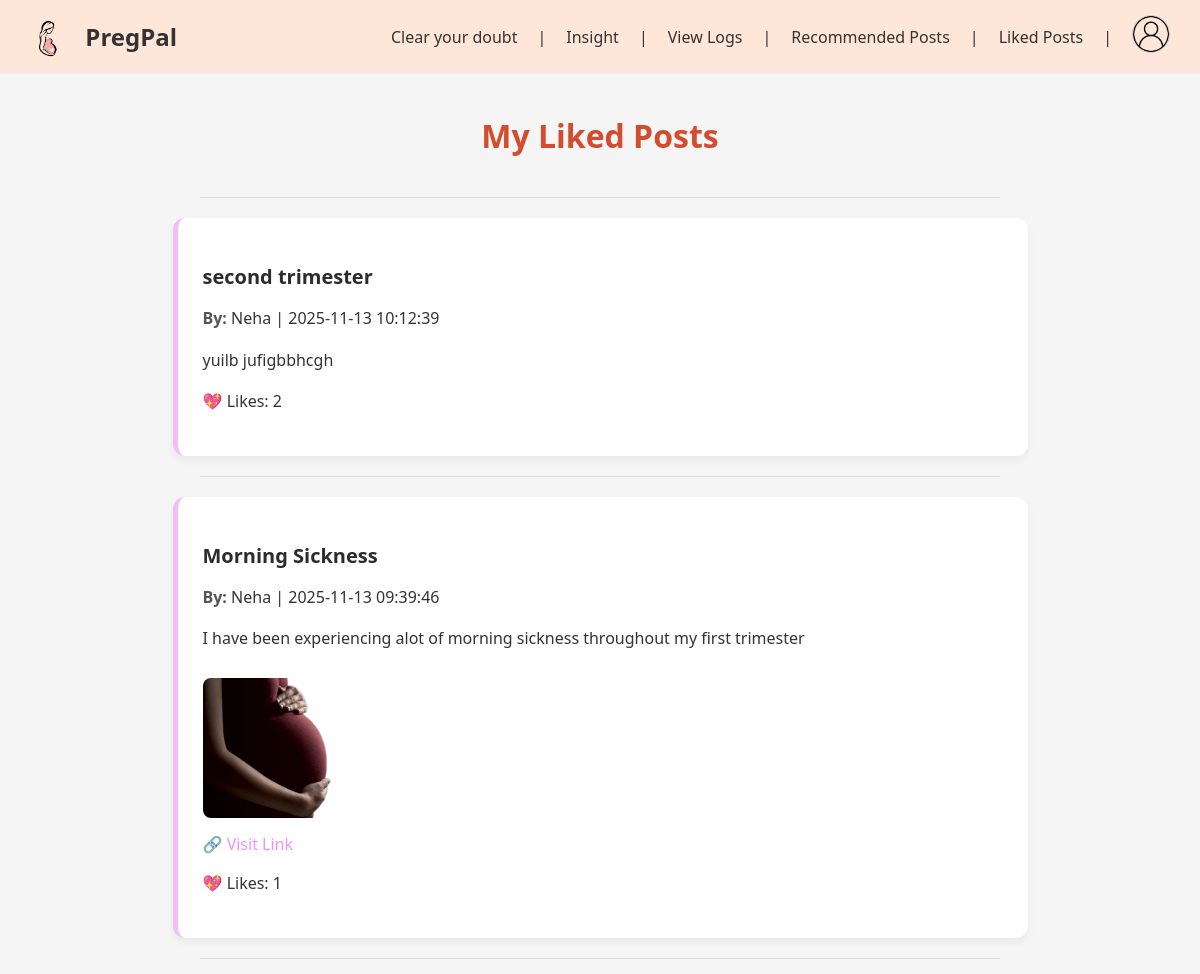
The page /user/liked_post.php (signed in) on the database its author committed.
### tables this page shows
CREATE TABLE `posts` (
  `post_id` int(11) NOT NULL,
  `user_id` int(11) NOT NULL,
  `title` varchar(255) NOT NULL,
  `content` text NOT NULL,
  `image` varchar(255) DEFAULT NULL,
  `link` varchar(255) DEFAULT NULL,
  `tags` varchar(255) DEFAULT NULL,
  `created_at` datetime DEFAULT current_timestamp()
);

CREATE TABLE `users` (
  `id` int(11) NOT NULL,
  `username` varchar(50) NOT NULL,
  `email` varchar(100) NOT NULL,
  `last_period` date DEFAULT NULL,
  `password` varchar(255) NOT NULL,
  `registered_at` timestamp NOT NULL DEFAULT current_timestamp(),
  `is_verified` tinyint(1) DEFAULT 0,
  `verification_token` varchar(100) DEFAULT NULL,
  `role` enum('user','admin') DEFAULT 'user',
  `otp` varchar(6) DEFAULT NULL,
  `otp_expires` datetime DEFAULT NULL,
  `last_period_set_on` date DEFAULT NULL
);

### user/liked_post.php (the view, shortened to what this page needs)
<?php
include('../includes/db.php');
$user_id = $_SESSION['user_id'];
$liked_posts = $conn->prepare("
    SELECT p.*, u.username
    FROM posts p
    JOIN users u ON p.user_id = u.id
    JOIN likes l ON l.post_id = p.post_id
    WHERE l.user_id = ?
    ORDER BY l.created_at DESC
");
$liked_posts->bind_param("i", $user_id);
$liked_posts->execute();
$result = $liked_posts->get_result();
?>
<!DOCTYPE html>
<html>
<head>
      <?php include('../includes/header.php');  ?>
      <link rel="stylesheet" href="../assets/css/discussion.css" />
    <link rel="stylesheet" href="../assets/css/dashboard.css" />
</head>
<body>
<div class="discussion-header">
    <h2>My Liked Posts</h2>
</div>
<hr>
<?php while($post = $result->fetch_assoc()): ?>
<div class="post">
    <h3><?= htmlspecialchars($post['title']) ?></h3>
    <p><b>By:</b> <?= htmlspecialchars($post['username']) ?> | <?= $post['created_at'] ?></p>
    <p><?= nl2br(htmlspecialchars($post['content'])) ?></p>
    <?php if ($post['image']): ?>
        <img src="../uploads/<?= htmlspecialchars($post['image']) ?>" width="250"><br>
    <?php endif; ?>
    <?php if ($post['link']): ?>
        <a href="<?= htmlspecialchars($post['link']) ?>" target="_blank">🔗 Visit Link</a><br>
    <?php endif; ?>
    <?php
    $like_count_res = $conn->prepare("SELECT COUNT(*) FROM likes WHERE post_id=?");
    $like_count_res->bind_param("i", $post['post_id']);
    $like_count_res->execute();
    $like_count_res->bind_result($like_count);
    ?>
    <p>💖 Likes: <?= $like_count ?></p>
</div>
<hr>
<?php endwhile; ?>
</body>
</html>

### assets/css/discussion.css (style rules this page uses)
body { font-family: 'Poppins', sans-serif; background-color: #f6f7fb; color: #333; margin: 0; padding: 0; }
h2 { text-align: center; color: #3a3a3a; margin-top: 30px; font-weight: 600; }
a { text-decoration: none; color: rgb(236, 147, 251); transition: 0.3s; }
.discussion-header { width: 80%; max-width: 800px; margin: 40px auto 10px; text-align: center; display: flex; flex-direction: column; align-items: center; }
.discussion-header h2 { margin: 0; text-align: center; color: #d44c2e; margin-bottom: 25px; font-size: 2rem; font-weight: bold; }
hr { width: 80%; max-width: 800px; margin: 15px auto; border: none; border-top: 1px solid #ddd; }
.post, form { width: 80%; max-width: 800px; margin: 20px auto; background: #fff; border-radius: 12px; box-shadow: 0 4px 8px rgba(0, 0, 0, 0.05); padding: 25px; }
.post { border-left: 5px solid rgb(241, 189, 250); transition: 0.3s; }
.post h3 { color: #2c2c2c; font-size: 20px; margin-bottom: 8px; }
.post p { line-height: 1.6; }
.post img { border-radius: 8px; margin-top: 10px; max-width: 100%; }
.post a { display: inline-block; margin-top: 10px; font-weight: 500; }
.post b { color: #555; }

### assets/css/dashboard.css (style rules this page uses)
body { background-color: whitesmoke; margin: 0; font-family: 'Segoe UI', sans-serif; }
html { scroll-behavior: smooth; }

### rows shown on the page
posts: title "second trimester", user.username "Neha", created_at "2025-11-13 10:12:39", content "yuilb jufigbbhcgh", like_count "2"
posts: title "Morning Sickness", user.username "Neha", created_at "2025-11-13 09:39:46", content "I have been experiencing alot of morning sickness throughout my first trimester", image (picture), like_count "1"
